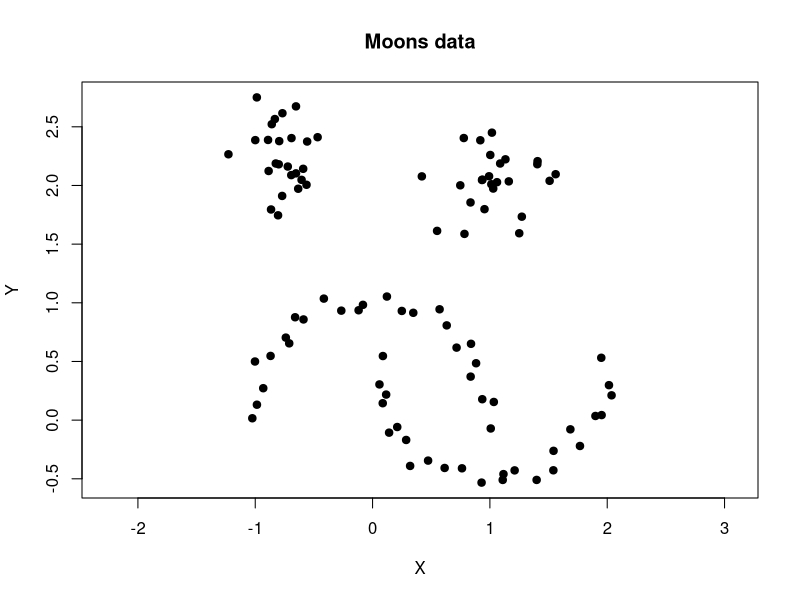
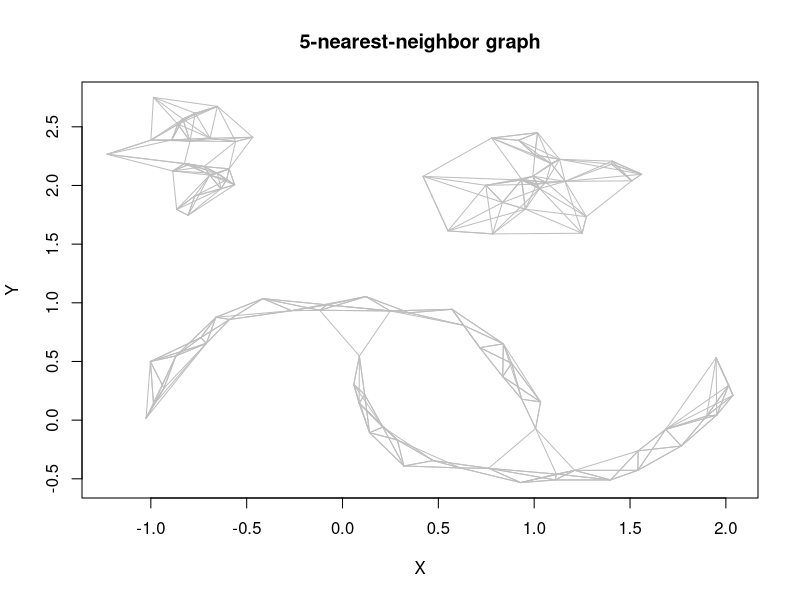
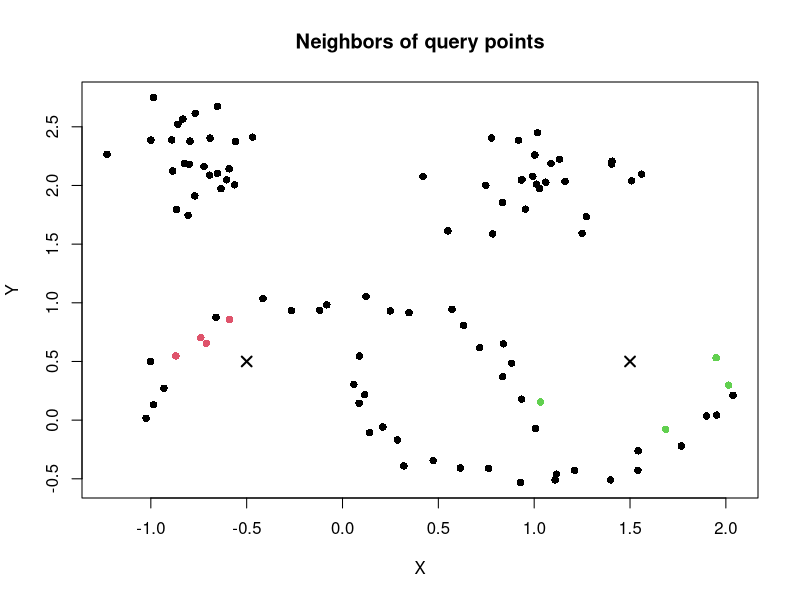
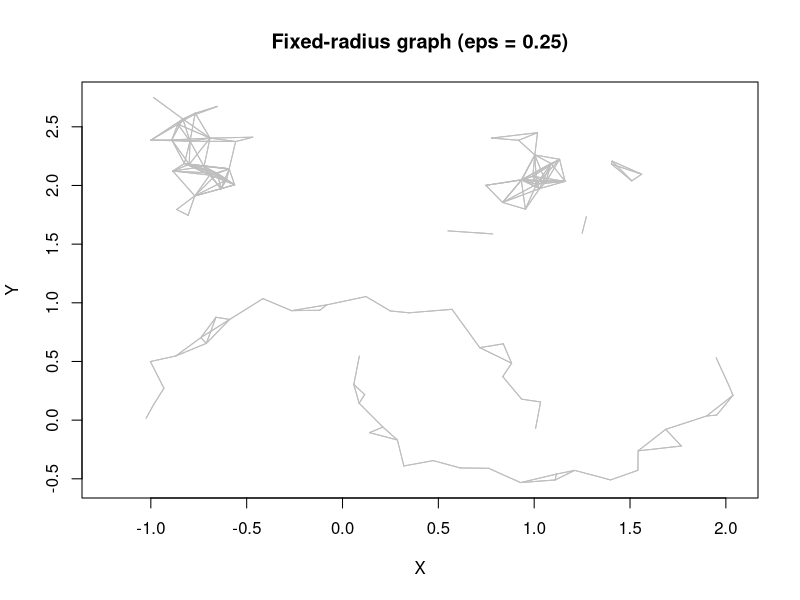
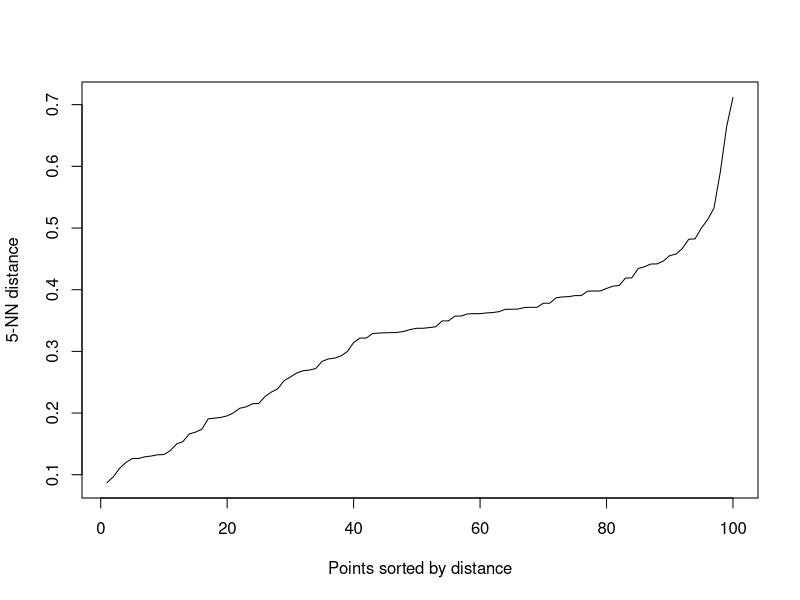
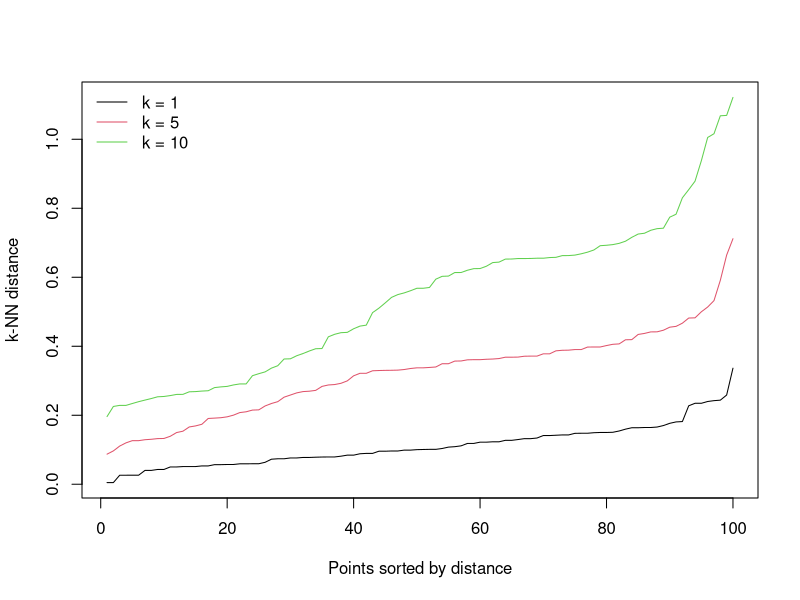
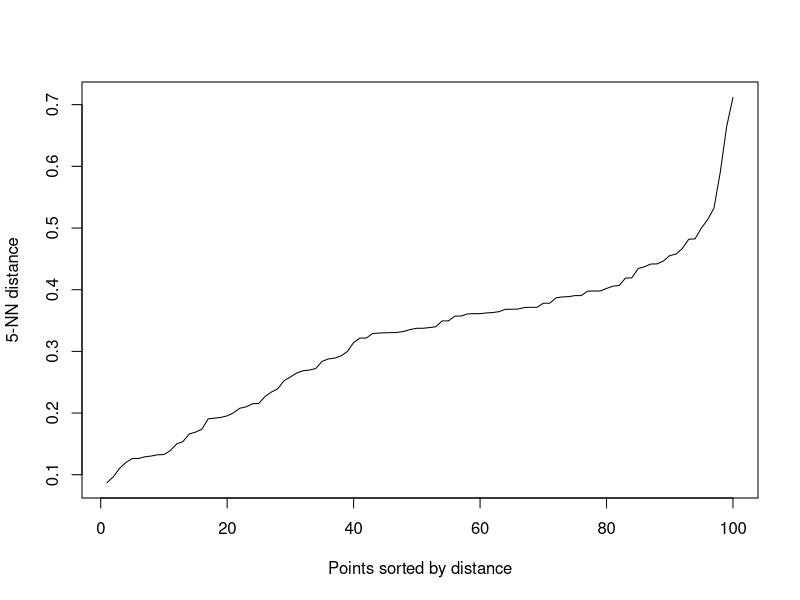
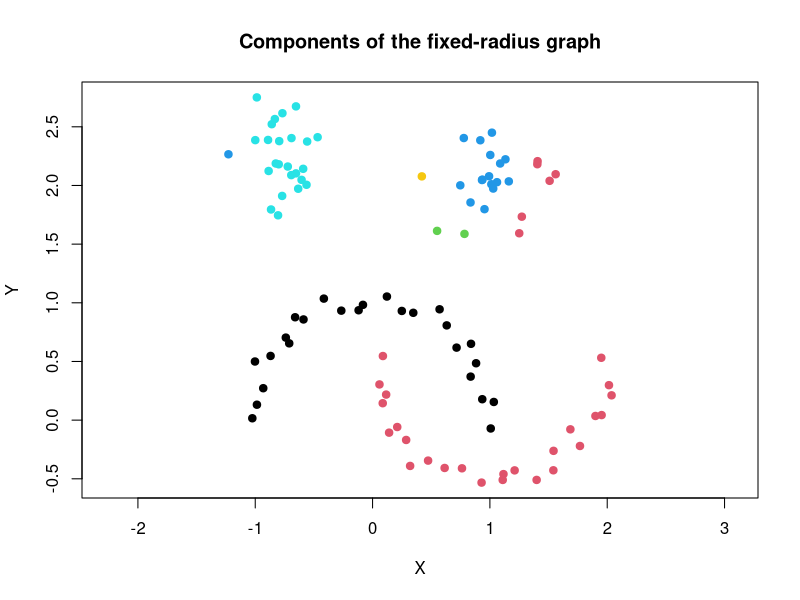

R code for these plots, in order:
## ---- chunk 1
knitr::opts_chunk$set(
  collapse = TRUE,
  comment = "#>",
  fig.width = 6,
  fig.height = 4
)
library(dbscan)
## ---- chunk 2
data("moons")
x <- as.matrix(moons)
rownames(x) <- paste0("p", seq_len(nrow(x)))

plot(x, pch = 19, asp = 1, main = "Moons data")
## ---- chunk 3
knn5 <- kNN(x, k = 5)
knn5

head(knn5$id)
head(knn5$dist)
## ---- chunk 4
i <- 10
data.frame(
  id = knn5$id[i, ],
  row_name = rownames(x)[knn5$id[i, ]],
  distance = knn5$dist[i, ]
)
## ---- chunk 5
knn_adj <- adjacencylist(knn5)
knn_adj[1:3]
## ---- chunk 6
plot(knn5, x, pch = 19, main = "5-nearest-neighbor graph")
## ---- chunk 7
knn10 <- kNN(x, k = 10)
knn3 <- kNN(knn10, k = 3)

c(stored = knn10$k, reduced = knn3$k)
head(knn3$id)
## ---- chunk 8
query <- rbind(
  left = c(-0.5, 0.5),
  right = c(1.5, 0.5)
)

query_knn <- kNN(x, k = 4, query = query)
query_knn$id
query_knn$dist
## ---- chunk 9
plot(query_knn, x, col = "grey70", main = "Neighbors of query points")
points(query, pch = 4, lwd = 2, cex = 1.3)
## ---- chunk 10
fr <- frNN(x, eps = 0.25)
fr

fr$id[1:3]
fr$dist[1:3]
summary(lengths(fr$id))
## ---- chunk 11
identical(adjacencylist(fr), fr$id)
which(lengths(fr$id) == 0L)
## ---- chunk 12
plot(fr, x, pch = 19, main = "Fixed-radius graph (eps = 0.25)")
## ---- chunk 13
fr_wide <- frNN(x, eps = 0.30)
fr_small <- frNN(fr_wide, eps = 0.12)

c(wide_edges = sum(lengths(fr_wide$id)),
  small_edges = sum(lengths(fr_small$id)))
## ---- chunk 14
query_fr <- frNN(x, eps = 0.25, query = query)
data.frame(
  query = rownames(query),
  neighbors = lengths(query_fr$id)
)
## ---- chunk 15
snn <- sNN(x, k = 10)
snn

head(snn$id, 3)
head(snn$shared, 3)
table(snn$shared)
## ---- chunk 16
snn5 <- sNN(snn, kt = 5)
snn5$id[1:3, ]
adjacencylist(snn5)[1:3]
## ---- chunk 17
snn_mutual <- sNN(knn10, k = 10, jp = TRUE)
c(
  all_edges = sum(!is.na(snn$id)),
  mutual_edges = sum(snn_mutual$shared > 0)
)
## ---- chunk 18
d5 <- kNNdist(x, k = 5)
head(d5)
summary(d5)
## ---- chunk 19
d_all <- kNNdist(x, k = 5, all = TRUE)
head(d_all)
## ---- chunk 20
kNNdistplot(x, k = 5)
## ---- chunk 21
kNNdistplot(x, k = c(1, 5, 10))
legend("topleft", legend = c("k = 1", "k = 5", "k = 10"),
       col = 1:3, lty = 1, bty = "n")
## ---- chunk 22
kNNdistplot(x, minPts = 6)
## ---- chunk 23
comp_directed <- comps(knn3, mutual = FALSE)
comp_mutual <- comps(knn3, mutual = TRUE)

c(
  components_any_direction = length(unique(comp_directed)),
  components_mutual = length(unique(comp_mutual))
)
## ---- chunk 24
fr_comp <- comps(fr)
table(fr_comp)

plot(x, col = fr_comp, pch = 19, asp = 1,
     main = "Components of the fixed-radius graph")
## ---- chunk 25
snn_comp <- comps(snn5)
table(snn_comp)
## ---- chunk 26
comp_dist <- comps(dist(x), eps = 0.25)
comp_fr <- comps(fr)

# Component numbers are arbitrary; compare which pairs share a component.
all(outer(comp_dist, comp_dist, `==`) ==
      outer(comp_fr, comp_fr, `==`))
## ---- chunk 27
fr_unsorted <- frNN(x, eps = 0.25, sort = FALSE)
fr_sorted <- sort(fr_unsorted)

data.frame(
  id = fr_sorted$id[[1]],
  distance = fr_sorted$dist[[1]]
)
## ---- chunk 28
d_manhattan <- dist(x, method = "manhattan")

knn_manhattan <- kNN(d_manhattan, k = 5)
fr_manhattan <- frNN(d_manhattan, eps = 0.25)
snn_manhattan <- sNN(d_manhattan, k = 10)

c(
  knn_metric = knn_manhattan$metric,
  frnn_metric = fr_manhattan$metric,
  snn_metric = snn_manhattan$metric
)
## ---- chunk 29
knn_tree <- kNN(x, k = 5, search = "kdtree")
knn_linear <- kNN(x, k = 5, search = "linear")
knn_dist <- kNN(x, k = 5, search = "dist")

c(
  tree_vs_linear = isTRUE(all.equal(knn_tree$dist, knn_linear$dist)),
  tree_vs_dist = isTRUE(all.equal(knn_tree$dist, knn_dist$dist))
)
